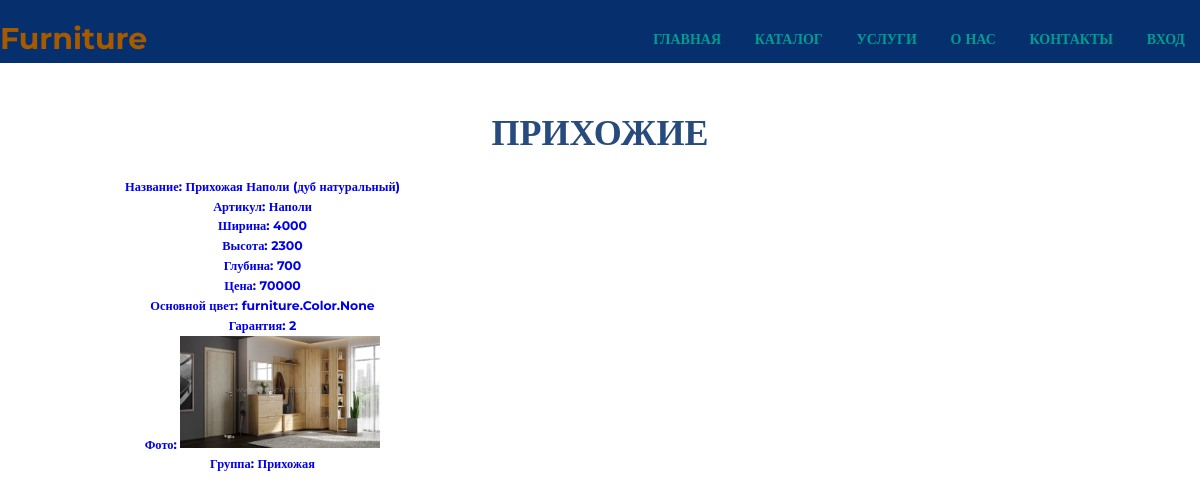
/hallway/, run on the app's committed database.
### furniture/models.py (models this page shows, shortened)
class Product(models.Model):
    title = models.CharField("Название", max_length=100)
    artikle = models.ForeignKey(Artikle, verbose_name="Артикул", on_delete=models.CASCADE)
    width = models.PositiveIntegerField("Ширина")
    height = models.PositiveIntegerField("Высота")
    depth = models.PositiveIntegerField("Глубина")
    coast = models.PositiveIntegerField("Цена")
    colors = models.ManyToManyField(Color, verbose_name="Основной цвет")
    ffrancia = models.PositiveIntegerField("Гарантия")
    photo = models.ImageField("Фото",  upload_to="products/")
    group = models.ForeignKey(Group, verbose_name="Группа", on_delete=models.CASCADE)
    class Meta:
        verbose_name = "Продукт"
        verbose_name_plural = "Продукт"

class Artikle(models.Model):
    title = models.CharField("Название", max_length=100)
    artikle = models.CharField("Артикул", max_length=30)
    def __str__(self):
        return self.title
    class Meta:
        verbose_name = "Автикл"
        verbose_name_plural = "Артиклы"

class Group(models.Model):
    title = models.CharField("Название", max_length=100)
    photo = models.ImageField("Фото",  upload_to="products/")
    def __str__(self):
        return self.title
    class Meta:
        verbose_name = "Группа"
        verbose_name_plural = "Группы"

### furniture/views.py (the view)
# urls.py: path("hallway/", views.ItemsViewHallway.as_view()),
class ItemsViewHallway(View):
    def get(self, request):
        item = Product.objects.filter(group_id=8)
        return render(request, "hallway.html", {'item_list': item})

### templates/hallway.html (shortened to what this page needs)
<!DOCTYPE html>
{% load static %}
<html>
<head>
  <link rel="stylesheet" href="{% static 'css/style.css' %}">
</head>
<body>
  <header class="header">
    <div class="container">
      <div class="header__inner">
        <div class="header__logo">Furniture</div>
        <nav class="nav">
          <a class="nav__link" href="/">Главная</a>
          <a class="nav__link" href="/#catalog">Каталог</a>
          <a class="nav__link" href="/#service">Услуги</a>
          <a class="nav__link" href="/us">О нас</a>
          <a class="nav__link" href="/us#cont">Контакты</a>
          {% if user.is_authenticated %}
            <a class="nav__link" href="/account/logout">Выход</a>
            <h2 class="nav__link">{{user.username }}</h2>
          {% else %}
            <a class="nav__link" href="/account/login">Вход</a>
          {% endif %}
        </nav>
      </div>
    </div>
  </header>
  <section class="section"  id="catalog">
    <div class="container">
      <div class="section__header">
        <h2 class="section__title">Прихожие</h2>
        <div class="catalog">
            {% for item in item_list %}
            <div class="item">
              <a href="/{{ item.id }}">
                <h5>Название: {{item.title}}</h5>
                <h5>Артикул: {{item.artikle}}</h5>
                <h5>Ширина: {{item.width}}</h5>
                <h5>Высота: {{item.height}}</h5>
                <h5>Глубина: {{item.depth}}</h5>
                <h5>Цена: {{item.coast}}</h5>
                <h5>Основной цвет: {{item.colors}}</h5>
                <h5>Гарантия: {{item.ffrancia}}</h5>
                <div class="item__img">
                    <h5>Фото: <img class="item__img" src="{{ item.photo.url }}" alt=""></h5>
                </div>
                <h5>Группа: {{item.group}}</h5>
              </a>
            </div>
            {% endfor %}
        </div>
      </div>
  </section>
</body>
</html>

### static/css/style.css (style rules this page uses)
:root { --main-color: #A65A00; --second-colorBlue: #284B7E; --second-colorGreen: #009D91; }
body { margin: 0; font-family: 'Montserrat', 'sans-selif'; font-size: 15px; line-height: 1.6; color: var(--main-color); }
*, *::after, *::before { box-sizing: border-box; }
h1, h2, h3, h4, h5, h6 { margin: 0; }
a { text-decoration: none; }
.container { width: 100%; max-width: 1200px; margin: 0 auto; }
.header { width: 100%; padding-top: 15px; position: fixed; top: 0; left: 0; right: 0; z-index: 1000; background-color: #052F6D; }
.header__inner { display: flex; justify-content: space-between; align-items: center; }
.header__logo { font-size: 30px; font-weight: 700; color: var(--main-color); }
.nav { font-size: 14px; text-transform: uppercase; }
.nav__link { display: inline-block; vertical-align: top; margin: 0 15px; color: var(--second-colorGreen); text-decoration: none; transition: color .2s linear; position: relative; font-weight: 700; }
.section { padding: 80px 0; }
.section__header { width: 100%; max-width: 950px; margin: 0 auto 40px; text-align: center; }
.section__title { font-size: 36px; font-weight: 700; color: #284B7E; text-transform: uppercase; }
.catalog { margin-top: 15px; display: flex; justify-content: space-between; flex-wrap: wrap; }
.item__img > h5 > img { width: 200px; }

### data on the page
Product: title "Прихожая Наполи (дуб натуральный)", artikle "Наполи", width "4000", height "2300", depth "700", coast "70000", colors "furniture.Color.None", ffrancia "2", photo (picture), group "Прихожая"
